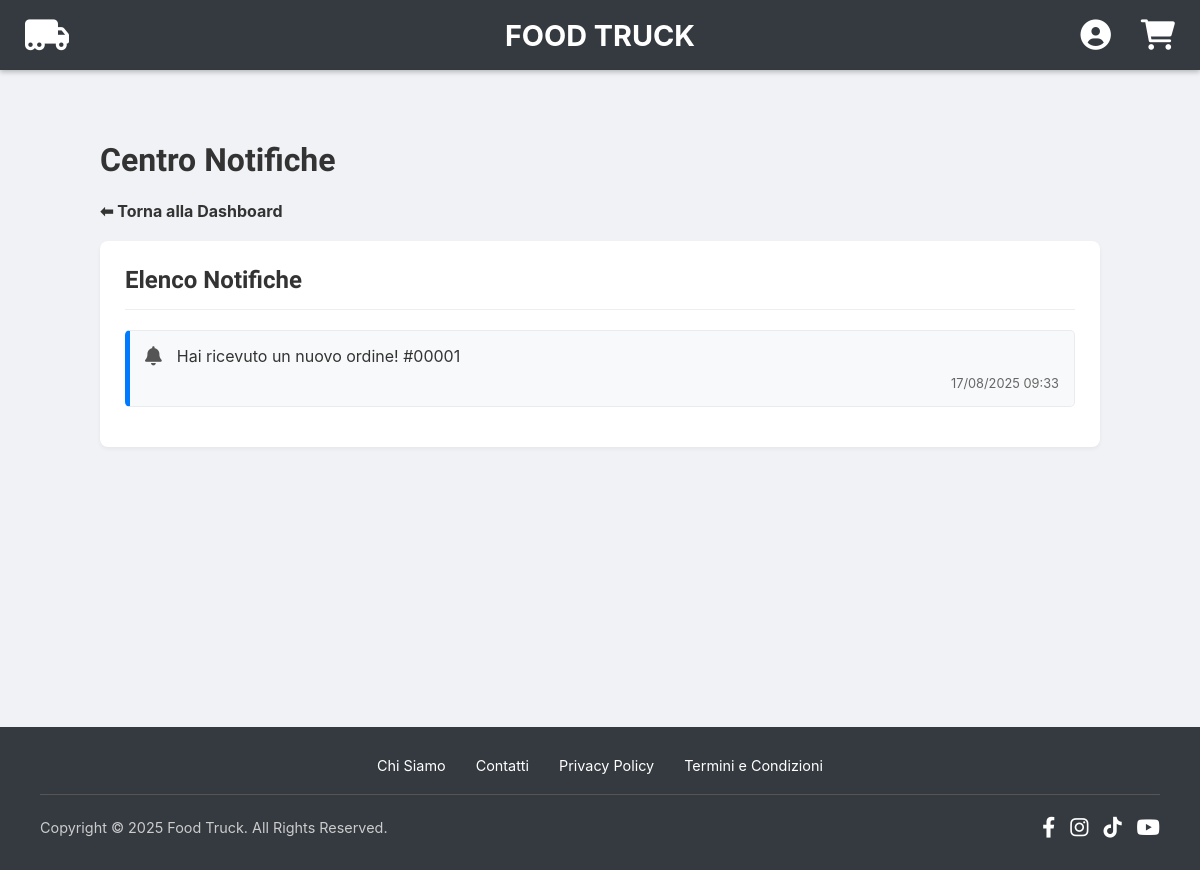
/admin_notification.php (signed in), run on an earlier commit of the app's database.
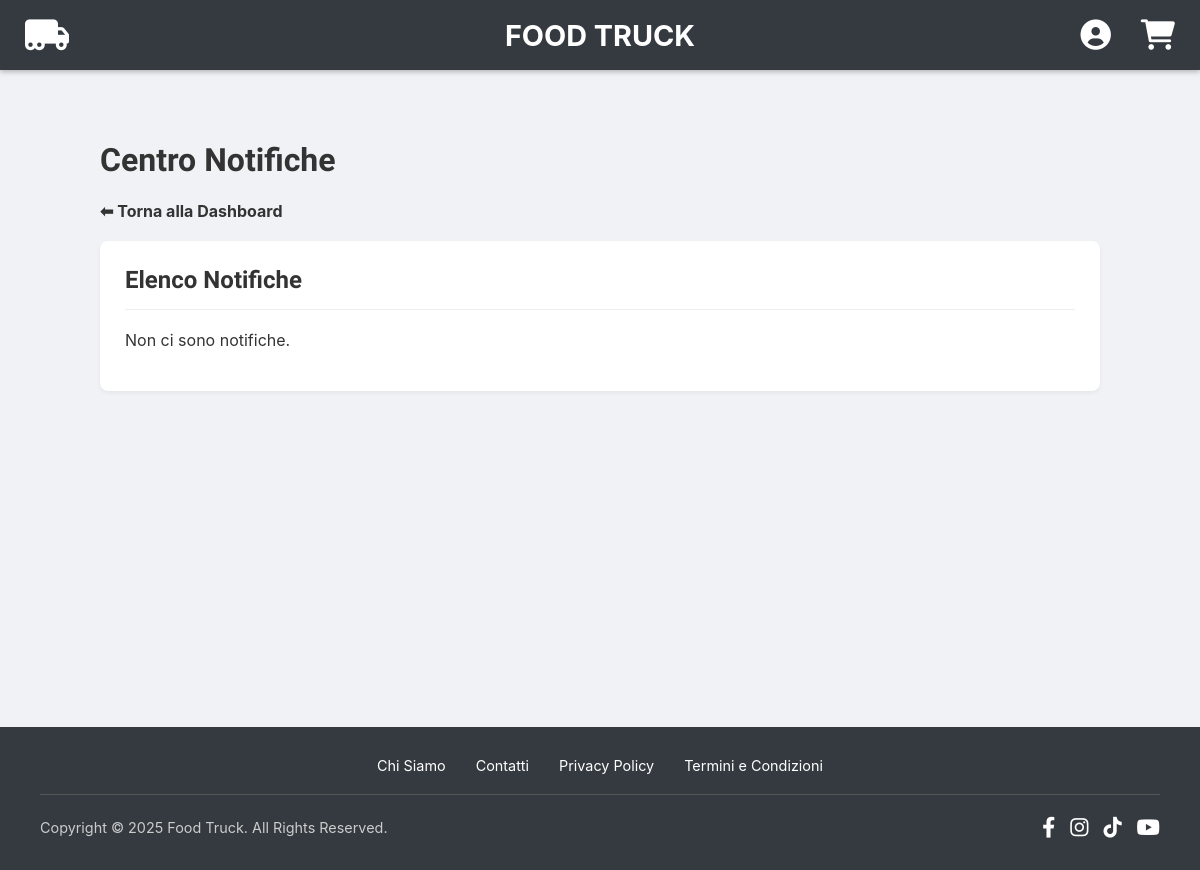
And on a later commit of the database.
### tables this page shows
CREATE TABLE IF NOT EXISTS `Notifiche` (
    `id_notifica` INT AUTO_INCREMENT PRIMARY KEY,
    `id_utente_destinatario` INT NOT NULL,
    `messaggio` TEXT NOT NULL,
    `data_creazione` DATETIME NOT NULL DEFAULT CURRENT_TIMESTAMP,
    `letta` BOOLEAN NOT NULL DEFAULT FALSE,
    `tipo_notifica` ENUM('ordine_status', 
    'sconto_benvenuto', 
    'nuovo_ordine_venditore',
    'nuovo_utente') NOT NULL,
    `id_ordine_riferimento` INT,  
    FOREIGN KEY (`id_utente_destinatario`) REFERENCES `Utenti`(`id_utente`),
    FOREIGN KEY (`id_ordine_riferimento`) REFERENCES `Ordini`(`id_ordine`)
);

### public/admin_notification.php (the view, shortened to what this page needs)
<?php
require_once __DIR__ . '/../config/db.php';
$user_id = $_SESSION['user_id'];
$notifiche = $conn->query("SELECT * FROM Notifiche WHERE id_utente_destinatario = $user_id ORDER BY data_creazione DESC")->fetch_all(MYSQLI_ASSOC);
include_once __DIR__ . '/../templates/header.php';
?>
<link rel="stylesheet" href="css/admin.css">
<div class="dashboard-container">
    <h1>Centro Notifiche</h1>
    <a href="admin.php" class="btn-back-dashboard">⬅ Torna alla Dashboard</a>
    <section class="card">
        <h2>Elenco Notifiche</h2>
        <div id="notifications-list">
            <?php if (empty($notifiche)): ?>
                <p>Non ci sono notifiche.</p>
            <?php else: ?>
                <?php foreach ($notifiche as $notifica): ?>
                    <div class="notification-item <?php echo $notifica['letta'] ? '' : 'unread'; ?>">
                        <div class="notification-text">
                            <i class="fas fa-bell"></i>
                            <p><?php echo htmlspecialchars($notifica['messaggio']); ?></p>
                        </div>
                        <div class="notification-actions">
                            <span><?php echo date('d/m/Y H:i', strtotime($notifica['data_creazione'])); ?></span>
                        </div>
                    </div>
                <?php endforeach; ?>
            <?php endif; ?>
        </div>
    </section>
</div>
<?php include_once __DIR__ . '/../templates/footer.php'; ?>

What changed in the data, as far as the page shows it:
removed notifiche: messaggio "Hai ricevuto un nuovo ordine! #00001", data_creazione "17/08/2025 09:33"
Also different on the page:
text now shown: "Non ci sono notifiche."
